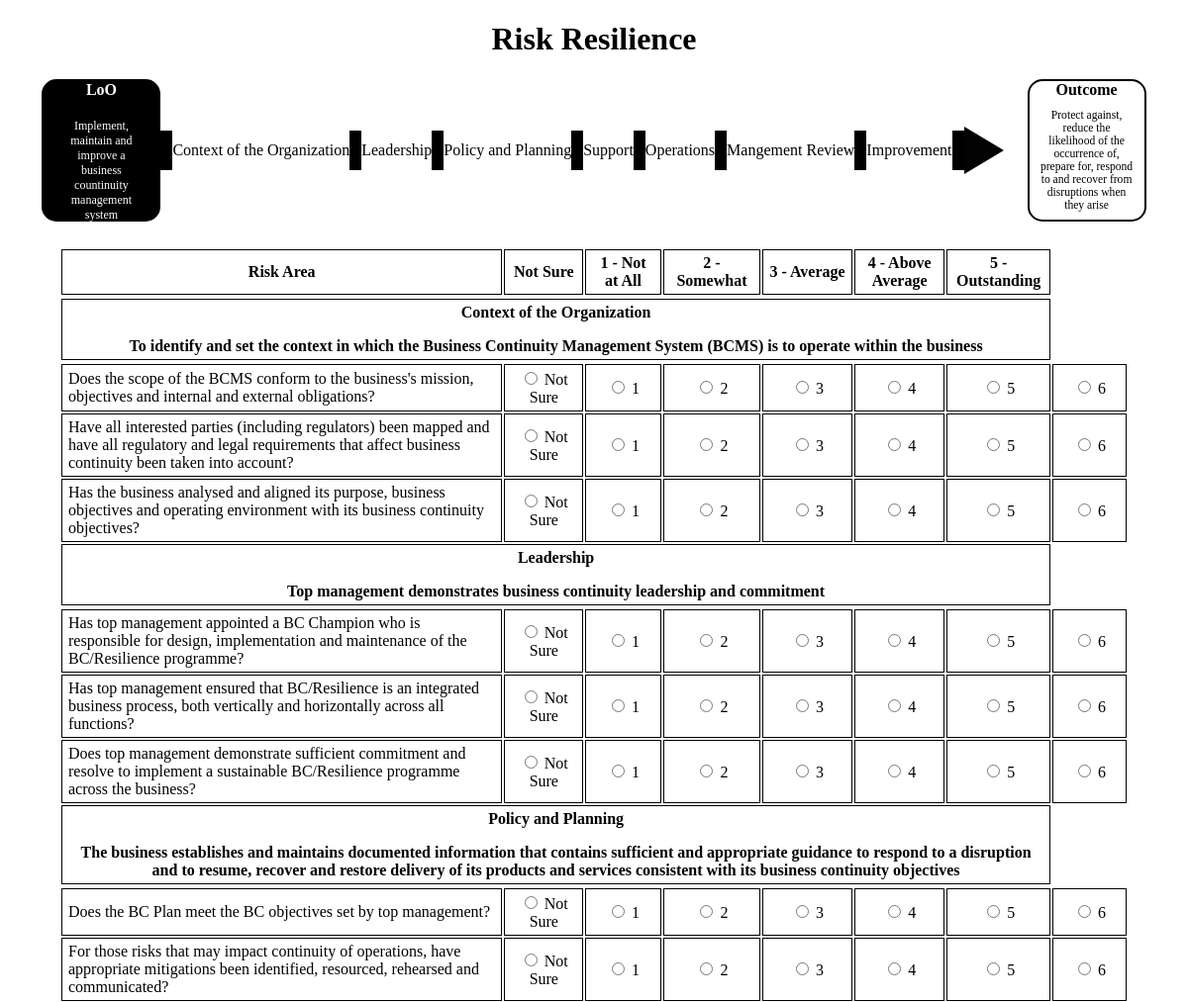
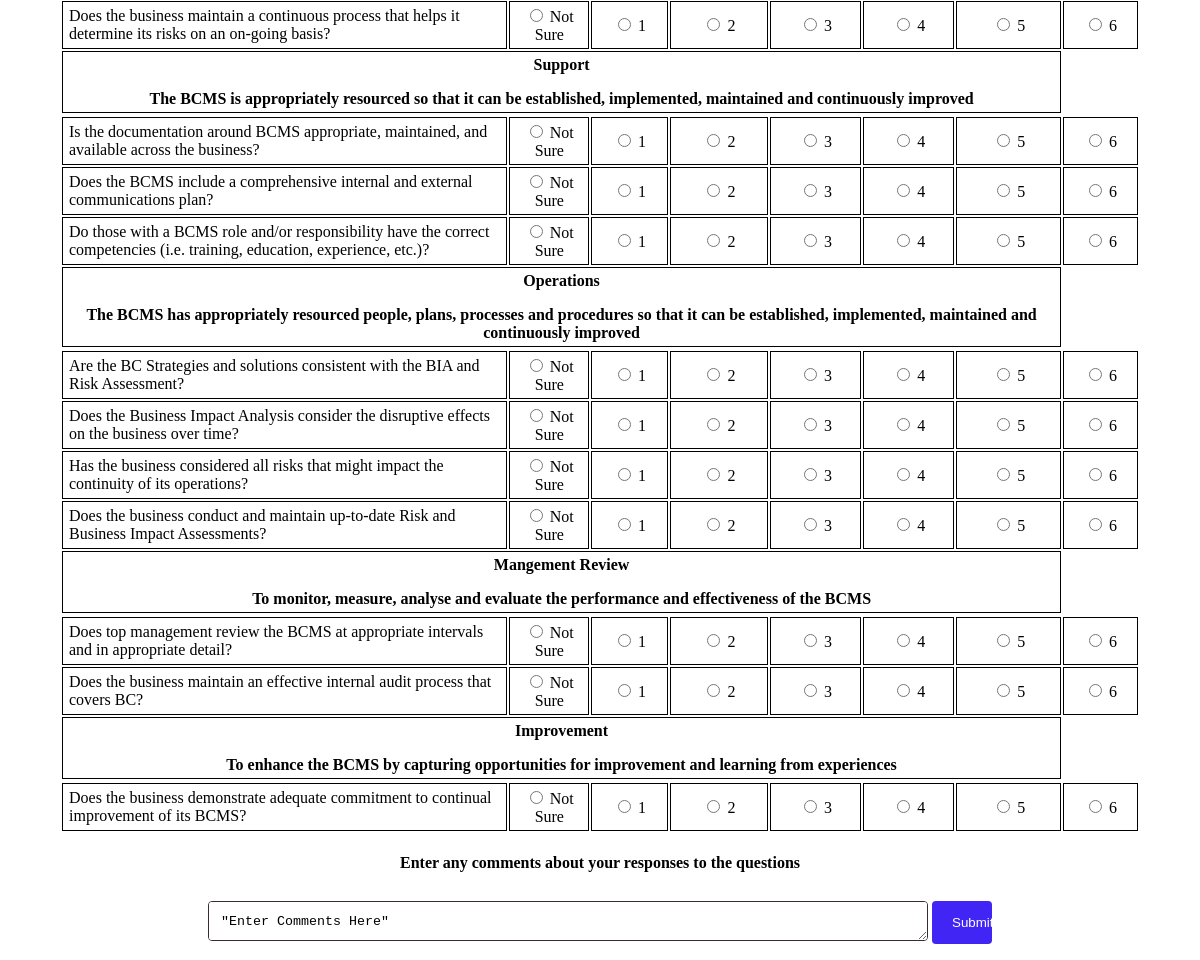
The app's page /ISO22301/results/, older data (2 pictures, top to bottom).
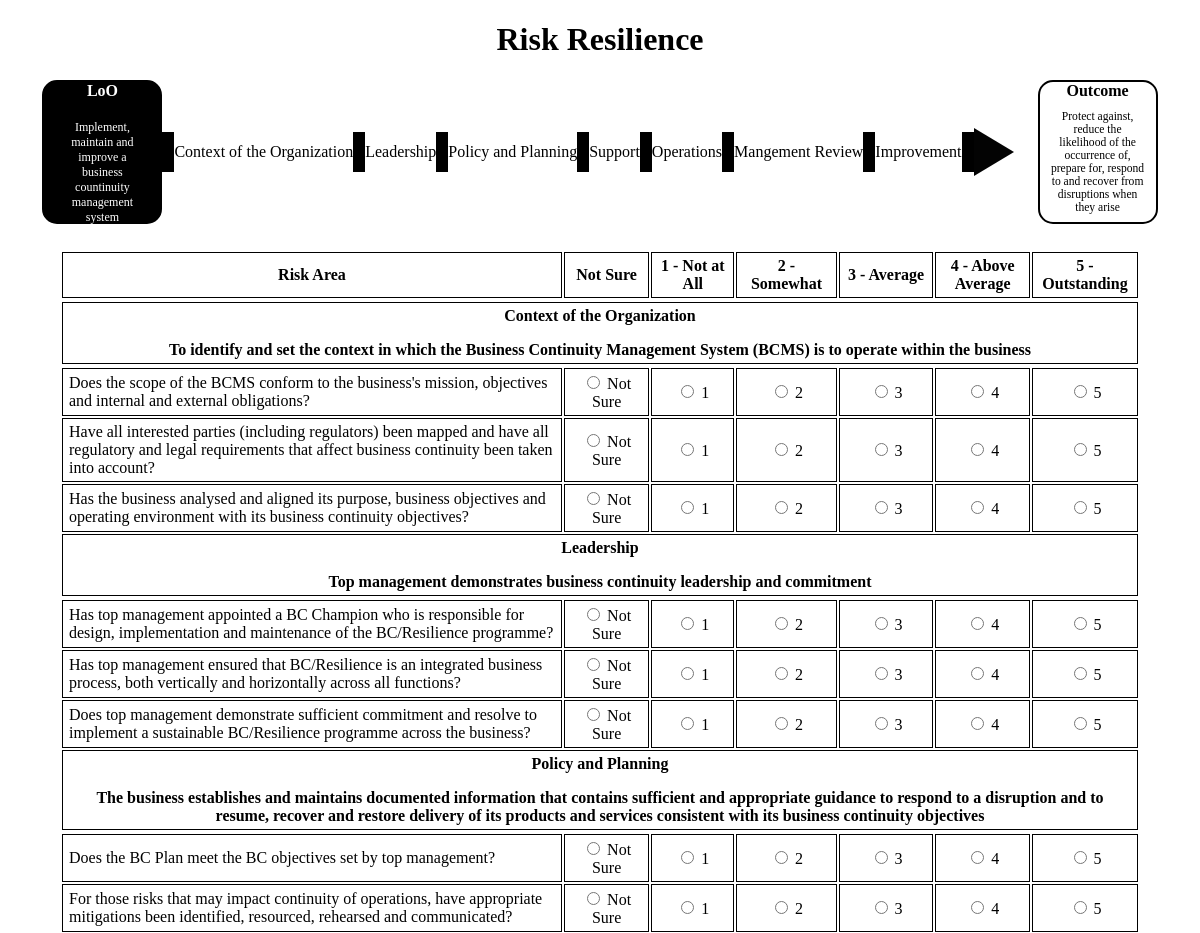
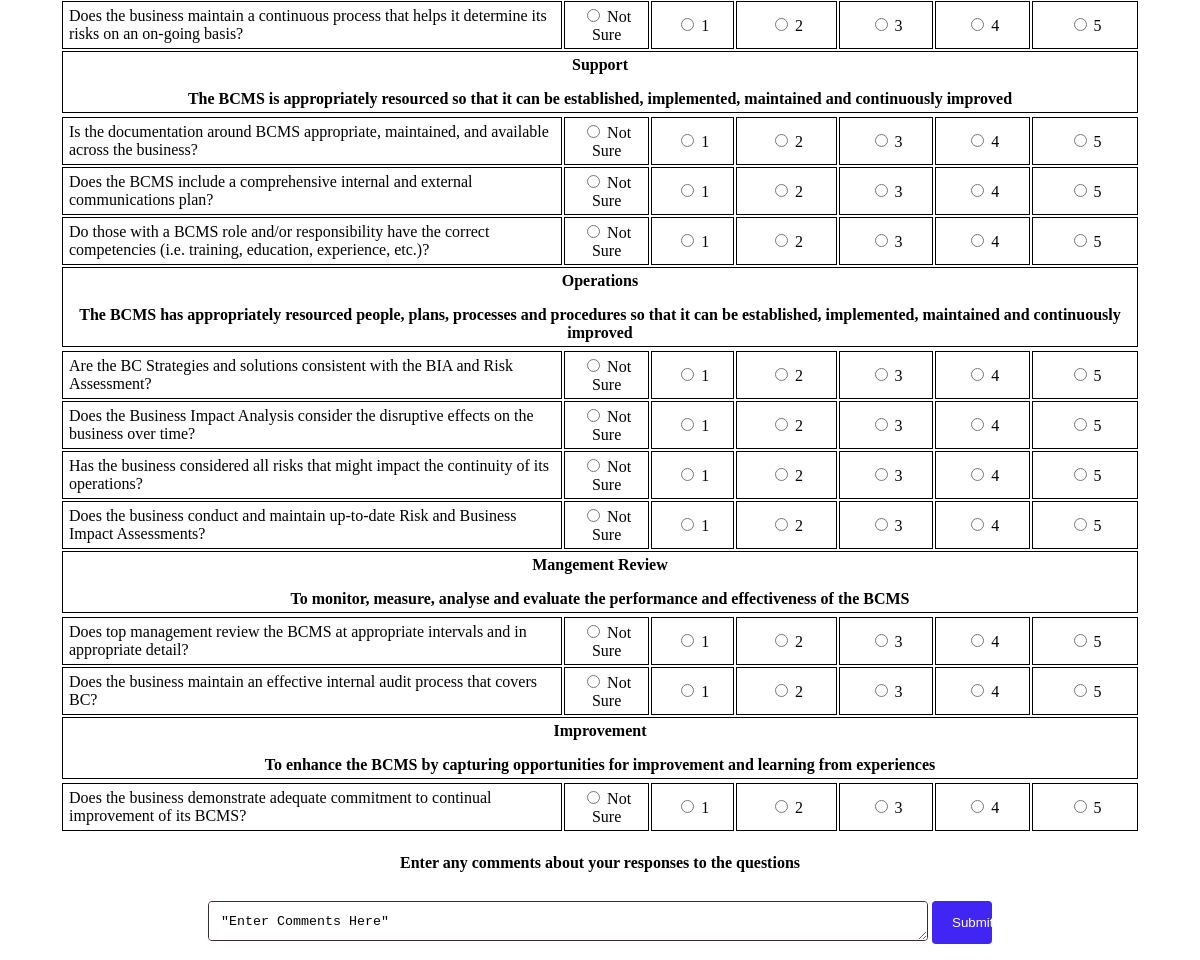
The same page, newer data (2 pictures, top to bottom).
### ISO22301/models.py (models this page shows, shortened)
class Dashboard(models.Model):
    dashboard = models.CharField(max_length=50)
    company = models.CharField(max_length=150, default="None")

class Project(models.Model):
    project = models.CharField(max_length=30)
    project_text = models.CharField(max_length=150)
    outcome = models.CharField(max_length=30)
    outcome_text = models.CharField(max_length=150)
    dashboard = models.ForeignKey(Dashboard, on_delete=models.CASCADE)

class Area(models.Model):
    area = models.CharField(max_length=30)
    areatext = models.CharField(max_length=400)
    context = models.CharField(max_length=400)
    divcontext = models.CharField(max_length=400)
    survey = models.ForeignKey(
        Surveys, on_delete=models.CASCADE, null = True)

class Column_Header(models.Model):
    colhead = models.CharField(max_length=30)
    colcount = models.IntegerField(blank = True) #Used to determine number of radio buttons to render
    def __str__(self):
        return f"{self.colhead}"

class Question(models.Model):
    question = models.CharField(max_length=200)
    topic = models.ForeignKey(
        Topic, on_delete=models.CASCADE, null=True
    )
    area = models.ForeignKey(
        Area, on_delete=models.CASCADE, null=True
    ) # Django will store this as area_id on database

### ISO22301/views.py (the view)
# urls.py: path("results/", views.results, name="results"),
def results(request):
    create_context=createheader(0) #pass starting values to use to extract desired text, get tuple
    context = create_context[0] #get context to pass n is the value to use in lists, convert tuple to dict
    if request.method == "POST":
        keys_values=list(request.POST.keys()) #extract keys = questions are keys
        answers_values=list(request.POST.values())
        results_comments = answers_values.pop() #  Get comments from list
        keys_values.pop(0)# remove token so not part of list of values
        keys_values.pop() # remove comments so not part of list of values
        keys_values_int=[eval(i) for i in keys_values]
        answers_values.pop(0)# remove token
        answers_values_int=[eval(i) for i in answers_values] #ietrate to create list
        questionareas_area_id = Question.objects.values_list('area_id', flat=True) # get area names, Flat retuns just the text list of areas
        respondent_id=request.user #Get user_id value as integer id NEW
        company = request.user.groups.values_list('name',flat = True)# Get company for user logged in
        Comment.objects.create(comments = results_comments, user_id = 1, company = company, username=respondent_id)
        for i in range(len(keys_values)):#fill in answers to SQL table
            Answer.objects.create(question_id = keys_values_int[i],value = answers_values_int[i], area_id = questionareas_area_id[i],user = respondent_id, company=company, username=respondent_id)
        choices = create_context[1] #get list of choices to pass from create_context
        divcontext = Area.objects.values_list('divcontext', flat=True) #Get the divcontext values for each item in the results to align color with boxes
        area_and_overall_colors = determine_score(questionareas_area_id,answers_values_int,choices) #Get backgroundcolors for areas based on results
        area_colors = area_and_overall_colors[0] #new
        overall_color = area_and_overall_colors[1] #new
        divcontext_colors_zip = list(zip(divcontext,area_colors))# great tuple with divconetxt and color to use in results css
        context_results ={
            "respondent_id": respondent_id,
            "comment": results_comments,
            "divcontext_colors_zip": divcontext_colors_zip, #new
            "overallcolor": overall_color, # new
        }
        context = context_results | context #combine context variables into one context to pass
        return render(request, "ISO22301/results.html",context)
    else:
        return render(request, "ISO22301/survey.html",context)

### ISO22301/templates/ISO22301/survey.html (shortened to what this page needs)
{% extends "ISO22301/layout.html" %}
{% block content %}
    <form action = "{% url "results" %}" method = "POST">
          <table class="center">
          <thead>
          <tr>
            {% for header in columnheader%}
              <th>{{ header }}</th>
            {% endfor %}
          </tr>
          </thead>
          <tbody>
            <form action="" method="POST">
            <tr>{% for a_area in area %}</tr>
                <td colspan="7">
                    <div>{{ a_area.area }}</div>
                    <div>{{ a_area.areatext}}</div>
                </td>
                <tr>{% for a_question in a_area.question_set.all %}</tr>
                          <td class="question">{{ a_question.question }}</td>
                              {% for n in nchoices %}
                                {% if n == 0 %}
                                  <td>
                                    <input name= {{a_question.id}} type="radio" value={{ n }}  id={{ n }} required="required" /><lable> Not Sure</lable>
                                  </td>
                                  {% else %}
                                  <td>
                                  <input name={{a_question.id}} type="radio" value={{ n }}  id={{ n }} required="required" /><lable> {{n}}</lable>
                                  </td>
                                  {% endif %}
                              {% endfor %}
                        {% endfor%}
            {% endfor %}
                </table>
    <div>
    <h4>Enter any comments about your responses to the questions</h4>
    <textarea name="{{ textname }}">"Enter Comments Here"</textarea >
    <input type="submit">
    </div>
    </form>
{% endblock %}

### ISO22301/templates/ISO22301/layout.html (shortened to what this page needs)
{% load static %}
<!DOCTYPE html>
<html lang = "en">
<head>
    <link rel="stylesheet" href="{% static 'css/styles.css' %}">
</head>
<body>
    <h1>{{ dashboard_title }}</h1>
    <div class="container" style="top: 5%;">
        <div class="item_LoO_Name">
          <div class="t1">{{ project }}</div>
          <div class="t2">{{ projecttext }}</div>
        </div>
        {%for x_topics in areatopics%}
        <div class="space"></div>
        <div class={{x_topics.context}}>{{ x_topics.area }}</div>
      {% endfor %}
      <div class="space"></div>
      <div class="triangle-right"></div>
      <div class="spaceblank"></div>
      <div class="item_Outcome_Name">
        <div class="t1">{{outcome}}</div>
        <div class="t3">{{ outcometext }}</div>
      </div>
    </div>
    <br>
    {% block content %}
    {% endblock %}
</body>
</html>

### assets/css/styles.css (style rules this page uses)
th, td { border:1px solid black; padding-left: .5vw; padding-right: .5vw; padding-top: .5vh; padding-bottom: .5vh; width: 8vw; height: 3vh; text-align: center; vertical-align: middle; }
td.question { width:60vw; text-align: left }
td[colspan="7"] { font-weight: bold; }
table { width: 90vw; }
table.center { margin-left: auto; margin-right: auto; }
h1 { text-align: center; }
h4 { text-align: center; }
form { text-align: center; }
.container { display: flex; flex-direction: row; align-items: center; justify-content: center; width: 100%; margin-bottom: 1vh; }
.t1 { text-align: center; vertical-align: top; font-size: 2vh; font-weight: bold; }
.t2 { text-align: center; vertical-align: center; font-size: 1.5vh; Padding: 20px; }
.t3 { text-align: center; vertical-align: center; font-size: 1.45vh; Padding: 10px; }
.triangle-right { width: 0; height: 0; border-top: 2vw solid transparent; border-left: 5vh solid #030303; border-bottom: 2vw solid transparent; }
.item_LoO_Name { width: 10vw; height: 18vh; text-align: center; align-content: center; background-color: black; border: 2px solid black; display: inline-block; color: white; border-radius: 15px; box-sizing: border-box; }
.item_Outcome_Name { width: 10vw; height: 18vh; text-align: center; align-content: center; background-color: white; border: 2px solid black; display: inline-block; color: black; border-radius: 15px; box-sizing: border-box; }
.space { width: 1vw; height: 5vh; background-color: rgb(0, 0, 0); display: inline-block; }
.spaceblank { width: 2vw; height: 4vh; background-color: "white"; display: inline-block; vertical-align: middle; text-align: center; }
textarea { width: 60vw; height: 5vh; padding: 12px; margin: 8px 0; display: inline-block; border: 1px solid #382c2c; border-radius: 4px; box-sizing: border-box; vertical-align: top; }
input[type=submit] { width: 5vw; background-color: #4025f4; color: white; padding: 14px 20px; margin: 8px 0; border: none; border-radius: 4px; cursor: pointer; }

Row changes from the older to the newer data that the page shows:
changed Area "Context of the Organization": loses Question (question "Does the scope of the BCMS conform to the business's mission, objectives and internal and external obligations?", nchoices "1" "2" "3" "4" "5" "6"); loses Question (question "Have all interested parties (including regulators) been mapped and have all regulatory and legal requirements that affect business continuity been taken into account?", nchoices "1" "2" "3" "4" "5" "6"); loses Question (question "Has the business analysed and aligned its purpose, business objectives and operating environment with its business continuity objectives?", nchoices "1" "2" "3" "4" "5" "6")
changed Area "Leadership": loses Question (question "Has top management appointed a BC Champion who is responsible for design, implementation and maintenance of the BC/Resilience programme?", nchoices "1" "2" "3" "4" "5" "6"); loses Question (question "Has top management ensured that BC/Resilience is an integrated business process, both vertically and horizontally across all functions?", nchoices "1" "2" "3" "4" "5" "6"); loses Question (question "Does top management demonstrate sufficient commitment and resolve to implement a sustainable BC/Resilience programme across the business?", nchoices "1" "2" "3" "4" "5" "6")
changed Area "Policy and Planning": loses Question (question "Does the BC Plan meet the BC objectives set by top management?", nchoices "1" "2" "3" "4" "5" "6"); loses Question (question "For those risks that may impact continuity of operations, have appropriate mitigations been identified, resourced, rehearsed and communicated?", nchoices "1" "2" "3" "4" "5" "6"); loses Question (question "Does the business maintain a continuous process that helps it determine its risks on an on-going basis?", nchoices "1" "2" "3" "4" "5" "6")
changed Area "Support": loses Question (question "Is the documentation around BCMS appropriate, maintained, and available across the business?", nchoices "1" "2" "3" "4" "5" "6"); loses Question (question "Does the BCMS include a comprehensive internal and external communications plan?", nchoices "1" "2" "3" "4" "5" "6"); loses Question (question "Do those with a BCMS role and/or responsibility have the correct competencies (i.e. training, education, experience, etc.)?", nchoices "1" "2" "3" "4" "5" "6")
changed Area "Operations": loses Question (question "Are the BC Strategies and solutions consistent with the BIA and Risk Assessment?", nchoices "1" "2" "3" "4" "5" "6"); loses Question (question "Does the Business Impact Analysis consider the disruptive effects on the business over time?", nchoices "1" "2" "3" "4" "5" "6"); loses Question (question "Has the business considered all risks that might impact the continuity of its operations?", nchoices "1" "2" "3" "4" "5" "6"); loses Question (question "Does the business conduct and maintain up-to-date Risk and Business Impact Assessments?", nchoices "1" "2" "3" "4" "5" "6")
changed Area "Mangement Review": loses Question (question "Does top management review the BCMS at appropriate intervals and in appropriate detail?", nchoices "1" "2" "3" "4" "5" "6"); loses Question (question "Does the business maintain an effective internal audit process that covers BC?", nchoices "1" "2" "3" "4" "5" "6")
changed Area "Improvement": loses Question (question "Does the business demonstrate adequate commitment to continual improvement of its BCMS?", nchoices "1" "2" "3" "4" "5" "6")
